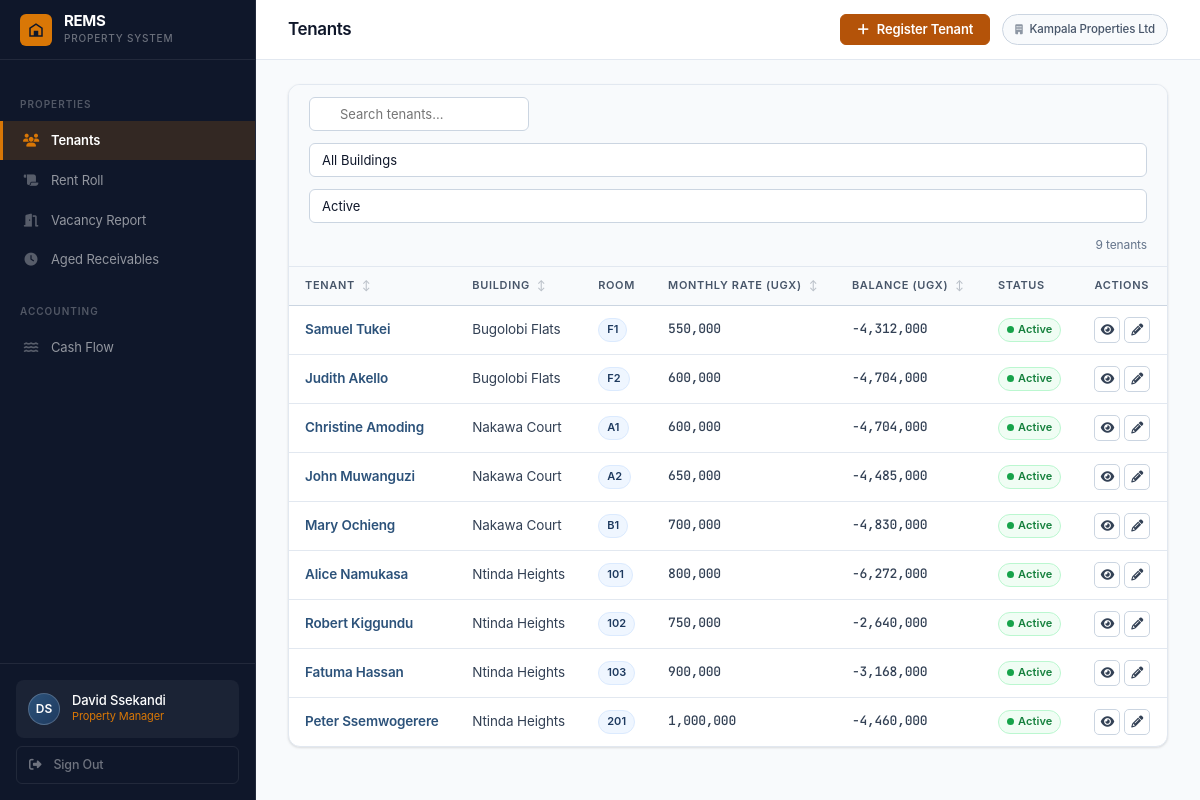
The page /tenants/ (signed in) on the database its author committed.
### accounts/models.py (models this page shows, shortened)
class User(AbstractUser):
    ROLE_SUPER_ADMIN        = 'super_admin'
    ROLE_OP_MANAGER         = 'op_manager'
    ROLE_PROPERTY_MANAGER   = 'property_manager'
    ROLE_CASHIER_RECEIPTS   = 'cashier_receipts'
    ROLE_CASHIER_EXPENSES   = 'cashier_expenses'
    ROLE_ACCOUNTANT         = 'accountant'
    ROLE_CHOICES = [
        (ROLE_SUPER_ADMIN,      'Super Admin'),
        (ROLE_OP_MANAGER,       'Operational Manager'),
        (ROLE_PROPERTY_MANAGER, 'Property Manager'),
        (ROLE_CASHIER_RECEIPTS, 'Cashier – Receipts'),
        (ROLE_CASHIER_EXPENSES, 'Cashier – Expenses'),
        (ROLE_ACCOUNTANT,       'Accountant'),
    ]
    organisation = models.ForeignKey(
        Organisation, null=True, blank=True,
        on_delete=models.SET_NULL, related_name='users'
    )
    role = models.CharField(max_length=30, choices=ROLE_CHOICES, default=ROLE_CASHIER_RECEIPTS)
    phone = models.CharField(max_length=30, blank=True)
    is_active = models.BooleanField(default=True)
    buildings = models.ManyToManyField('buildings.Building', blank=True, related_name='assigned_users')
    def has_role(self, role_key):
        if self.role == role_key:
            return True
        return self.user_roles.filter(role=role_key).exists()
    @property
    def is_super_admin(self):
        return self.has_role(self.ROLE_SUPER_ADMIN)
    @property
    def is_op_manager(self):
        return self.has_role(self.ROLE_OP_MANAGER)
    @property
    def is_property_manager(self):
        return self.has_role(self.ROLE_PROPERTY_MANAGER)
    @property
    def is_cashier_receipts(self):
        return self.has_role(self.ROLE_CASHIER_RECEIPTS)
    @property
    def is_cashier_expenses(self):
        return self.has_role(self.ROLE_CASHIER_EXPENSES)
    @property
    def is_accountant(self):
        return self.has_role(self.ROLE_ACCOUNTANT)
    def can_access_finance(self):
        return self.is_op_manager or self.is_accountant
    def can_receipt(self):
        return self.is_op_manager or self.is_cashier_receipts
    def can_expense(self):
        return self.is_op_manager or self.is_cashier_expenses
    def can_manage_tenants(self):
        return self.is_op_manager or self.is_property_manager
    def can_configure_taxes(self):
        return self.is_accountant
    def get_buildings_qs(self):
        from buildings.models import Building
        if self.is_super_admin:
            return Building.objects.all()
        if self.is_op_manager:
            return Building.objects.filter(organisation=self.organisation)
        assigned = self.buildings.filter(organisation=self.organisation)
        if assigned.exists():
            return assigned
        return Building.objects.filter(organisation=self.organisation)

class Organisation(models.Model):
    name = models.CharField(max_length=200)
    contact_email = models.EmailField()
    phone = models.CharField(max_length=30, blank=True)
    address = models.TextField(blank=True)
    subscription_status = models.CharField(
        max_length=20,
        choices=[('active', 'Active'), ('suspended', 'Suspended'), ('trial', 'Trial')],
        default='trial'
    )
    created_at = models.DateTimeField(auto_now_add=True)
    class Meta:
        ordering = ['name']

### tenants/models.py (models this page shows, shortened)
class Tenant(models.Model):
    STATUS_ACTIVE   = 'active'
    STATUS_INACTIVE = 'inactive'
    STATUS_CHOICES  = [(STATUS_ACTIVE, 'Active'), (STATUS_INACTIVE, 'Inactive')]
    building        = models.ForeignKey(Building, on_delete=models.CASCADE, related_name='tenants')
    full_name       = models.CharField(max_length=200)
    email           = models.EmailField(blank=True)
    phone           = models.CharField(max_length=30, blank=True)
    room_number     = models.CharField(max_length=20)
    monthly_rate    = models.DecimalField(max_digits=15, decimal_places=2)
    lease_start     = models.DateField(default=timezone.now)
    lease_end       = models.DateField(null=True, blank=True)
    security_deposit= models.DecimalField(max_digits=15, decimal_places=2, default=0)
    status          = models.CharField(max_length=20, choices=STATUS_CHOICES, default=STATUS_ACTIVE)
    notes           = models.TextField(blank=True)
    registered_by   = models.ForeignKey(
        'accounts.User', null=True, on_delete=models.SET_NULL, related_name='+'
    )
    created_at      = models.DateTimeField(auto_now_add=True)
    def get_balance(self):
        from finance.models import LedgerEntry
        entries = LedgerEntry.objects.filter(tenant=self, account_type=LedgerEntry.ACCT_DEBTOR)
        total_debit  = sum(e.debit_amount  for e in entries)
        total_credit = sum(e.credit_amount for e in entries)
        return total_debit - total_credit
    class Meta:
        ordering = ['building', 'room_number']
        unique_together = [['building', 'room_number']]

### buildings/models.py (models this page shows, shortened)
class Building(models.Model):
    organisation  = models.ForeignKey(Organisation, on_delete=models.CASCADE, related_name='buildings')
    name          = models.CharField(max_length=200)
    address       = models.TextField(blank=True)
    total_rooms   = models.PositiveIntegerField(default=0)
    standard_rate = models.DecimalField(
        max_digits=15, decimal_places=2, null=True, blank=True,
        help_text='Default monthly rent per room for this building (UGX)'
    )
    description   = models.TextField(blank=True)
    created_at    = models.DateTimeField(auto_now_add=True)
    class Meta:
        ordering = ['name']

### tenants/views.py (the view)
# urls.py: path('',                    views.tenant_list,       name='list'),
@login_required
def tenant_list(request):
    if not request.user.can_manage_tenants():
        return HttpResponseForbidden()
    buildings = request.user.get_buildings_qs()
    tenants = Tenant.objects.filter(building__in=buildings).select_related('building')
    building_filter = request.GET.get('building')
    status_filter = request.GET.get('status', 'active')
    if building_filter:
        tenants = tenants.filter(building_id=building_filter)
    if status_filter:
        tenants = tenants.filter(status=status_filter)
    return render(request, 'tenants/tenant_list.html', {
        'tenants': tenants, 'buildings': buildings,
        'building_filter': building_filter, 'status_filter': status_filter
    })

### templates/tenants/tenant_list.html (shortened to what this page needs)
{% extends 'base.html' %}
{% load humanize %}
{% block page_title %}Tenants{% endblock %}
{% block topbar_actions %}
<a href="{% url 'tenants:create' %}" class="btn btn-accent">
  <i class="fas fa-plus"></i> Register Tenant
</a>
{% endblock %}
{% block content %}
<div class="card">
  <div class="filter-bar">
    <input type="text"
           placeholder="Search tenants..."
           data-search-table="tenant-table"
           style="padding-left:30px;width:220px;">
    <form method="get" style="display:contents;">
      <select name="building" onchange="this.form.submit()">
        <option value="">All Buildings</option>
      </select>
      <select name="status" onchange="this.form.submit()">
        <option value="active"   {% if status_filter == "active"   %}selected{% endif %}>Active</option>
      </select>
    </form>
    <span class="filter-summary" data-search-counter="tenant-table">{{ tenants|length }} tenant{{ tenants|length|pluralize }}</span>
  </div>
  <div class="table-container">
    <table class="rems-table" id="tenant-table" data-sortable>
      <thead>
        <tr>
          <th data-sort>Tenant</th>
          <th data-sort>Building</th>
          <th>Room</th>
          <th data-sort>Monthly Rate (UGX)</th>
          <th data-sort>Balance (UGX)</th>
          <th>Status</th>
          <th>Actions</th>
        </tr>
      </thead>
      <tbody>
        {% for t in tenants %}
        {% with balance=t.get_balance %}
        <tr>
          <td>
            <a href="{% url 'tenants:detail' t.pk %}" class="fw-600 text-brand">{{ t.full_name }}</a>
          </td>
          <td>{{ t.building.name }}</td>
          <td><span class="badge badge-navy">{{ t.room_number }}</span></td>
          <td class="money">{{ t.monthly_rate|floatformat:0|intcomma }}</td>
          <td class="money {% if balance > 0 %}text-credit{% else %}text-debit{% endif %}">
            {{ balance|floatformat:0|intcomma }}
          </td>
          <td>
            <span class="badge {% if t.status == 'active' %}badge-green{% else %}badge-slate{% endif %}">
              <span class="status-dot {% if t.status == 'active' %}dot-green{% else %}dot-slate{% endif %}"></span>
              {{ t.get_status_display }}
            </span>
          </td>
          <td>
            <a href="{% url 'tenants:detail' t.pk %}" class="btn btn-ghost btn-icon btn-sm" title="View">
              <i class="fas fa-eye"></i>
            </a>
            <a href="{% url 'tenants:edit' t.pk %}" class="btn btn-ghost btn-icon btn-sm" title="Edit">
              <i class="fas fa-pencil"></i>
            </a>
          </td>
        </tr>
        {% endwith %}
        {% endfor %}
      </tbody>
    </table>
  </div>
</div>
{% endblock %}

### templates/base.html (shortened to what this page needs)
{% load humanize %}
<!DOCTYPE html>
<html lang="en">
<head>
<link rel="stylesheet" href="https://cdnjs.cloudflare.com/ajax/libs/font-awesome/6.5.0/css/all.min.css">
<link rel="stylesheet" href="/static/css/rems.css">
</head>
<body>
<aside class="sidebar">
  <a href="{% url 'dashboard:home' %}" class="sidebar-brand">
    <div class="sidebar-brand-mark">
      <svg viewBox="0 0 24 24" xmlns="http://www.w3.org/2000/svg">
        <path d="M3 21V9l9-6 9 6v12H3zm2-2h4v-4h6v4h4V10.1L12 5.2 5 10.1V19zm4-4h6v-2H9v2z"/>
      </svg>
    </div>
    <div>
      <div class="sidebar-brand-name">REMS</div>
      <div class="sidebar-brand-sub">Property System</div>
    </div>
  </a>
  <nav class="sidebar-nav">
    {% if user.can_manage_tenants or user.is_op_manager %}
    <div class="nav-section">Properties</div>
    <a href="{% url 'tenants:list' %}"
       class="nav-item {% if request.resolver_match.app_name == 'tenants' and 'vacancy' not in request.path and 'aged' not in request.path and 'rent-roll' not in request.path %}active{% endif %}">
      <span class="nav-icon"><i class="fas fa-users"></i></span> Tenants
    </a>
    <a href="{% url 'tenants:rent_roll' %}"
       class="nav-item {% if 'rent-roll' in request.path %}active{% endif %}">
      <span class="nav-icon"><i class="fas fa-scroll"></i></span> Rent Roll
    </a>
    <a href="{% url 'tenants:vacancy' %}"
       class="nav-item {% if 'vacancy' in request.path %}active{% endif %}">
      <span class="nav-icon"><i class="fas fa-door-open"></i></span> Vacancy Report
    </a>
    <a href="{% url 'tenants:aged_receivables' %}"
       class="nav-item {% if 'aged-receivables' in request.path %}active{% endif %}">
      <span class="nav-icon"><i class="fas fa-clock"></i></span> Aged Receivables
    </a>
    {% endif %}
    {% if user.can_access_finance or user.can_manage_tenants %}
    <div class="nav-section">Accounting</div>
    {% if user.can_manage_tenants %}
    <a href="{% url 'finance:cash_flow' %}"
       class="nav-item {% if 'cash-flow' in request.path %}active{% endif %}">
      <span class="nav-icon"><i class="fas fa-water"></i></span> Cash Flow
    </a>
    {% endif %}
    {% endif %}
  </nav>
  <div class="sidebar-footer">
    <div class="user-chip">
      <div class="user-avatar">{{ user.first_name.0|upper }}{{ user.last_name.0|upper }}</div>
      <div style="min-width:0;">
        <div class="user-name">{{ user.get_full_name|default:user.username }}</div>
        <div class="user-role">
          {{ user.get_role_display }}{% for r in user.user_roles.all %} &middot; {{ r.get_role_display }}{% endfor %}
        </div>
      </div>
    </div>
    <a href="{% url 'accounts:logout' %}" class="sidebar-signout">
      <i class="fas fa-sign-out-alt"></i> Sign Out
    </a>
  </div>
</aside>
<div class="main-wrapper">
  <header class="topbar">
    <div class="topbar-left">
      <h1 class="page-title">{% block page_title %}{% endblock %}</h1>
    </div>
    <div class="topbar-actions">
      {% block topbar_actions %}{% endblock %}
      {% if user.organisation %}
      <span class="org-label">
        <i class="fas fa-building" style="font-size:10px;margin-right:4px;opacity:.6;"></i>
        {{ user.organisation.name }}
      </span>
      {% endif %}
    </div>
  </header>
  <main class="content">
    {% block content %}{% endblock %}
  </main>
</div>
</body>
</html>

### rows shown on the page
User: first_name.0 "D", last_name.0 "S", get_full_name "David Ssekandi", role "Property Manager", organisation.name "Kampala Properties Ltd"
Tenant: full_name "Samuel Tukei", building.name "Bugolobi Flats", room_number "F1", monthly_rate "550,000", get_balance "-4,312,000", status "Active"
Tenant: full_name "Judith Akello", building.name "Bugolobi Flats", room_number "F2", monthly_rate "600,000", get_balance "-4,704,000", status "Active"
Tenant: full_name "Christine Amoding", building.name "Nakawa Court", room_number "A1", monthly_rate "600,000", get_balance "-4,704,000", status "Active"
Tenant: full_name "John Muwanguzi", building.name "Nakawa Court", room_number "A2", monthly_rate "650,000", get_balance "-4,485,000", status "Active"
Tenant: full_name "Mary Ochieng", building.name "Nakawa Court", room_number "B1", monthly_rate "700,000", get_balance "-4,830,000", status "Active"
Tenant: full_name "Alice Namukasa", building.name "Ntinda Heights", room_number "101", monthly_rate "800,000", get_balance "-6,272,000", status "Active"
Tenant: full_name "Robert Kiggundu", building.name "Ntinda Heights", room_number "102", monthly_rate "750,000", get_balance "-2,640,000", status "Active"
Tenant: full_name "Fatuma Hassan", building.name "Ntinda Heights", room_number "103", monthly_rate "900,000", get_balance "-3,168,000", status "Active"
Tenant: full_name "Peter Ssemwogerere", building.name "Ntinda Heights", room_number "201", monthly_rate "1,000,000", get_balance "-4,460,000", status "Active"

### other values the page prints
{{ tenants|length }} "9"
